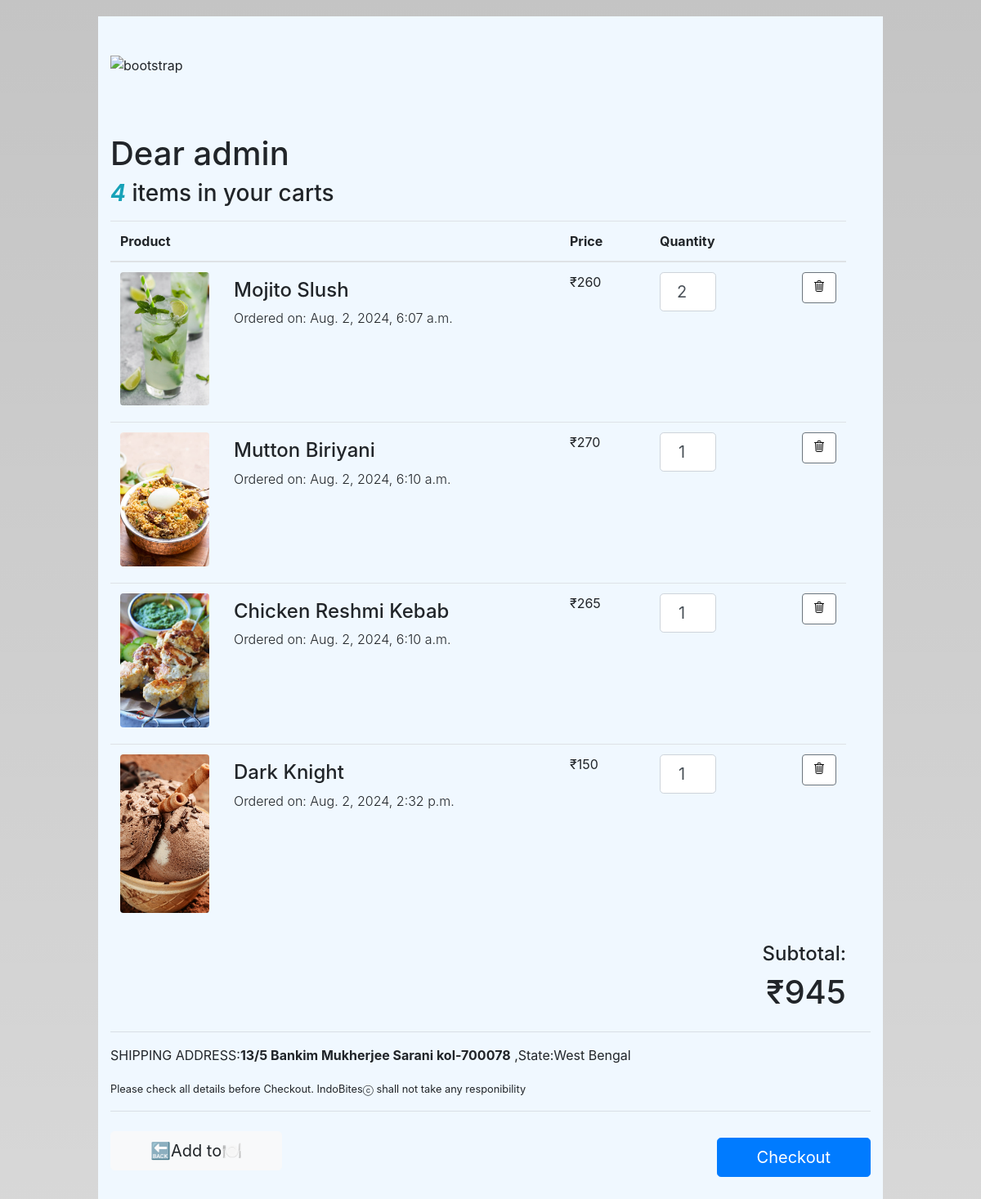
The page /cart (signed in) on the database as committed earlier.
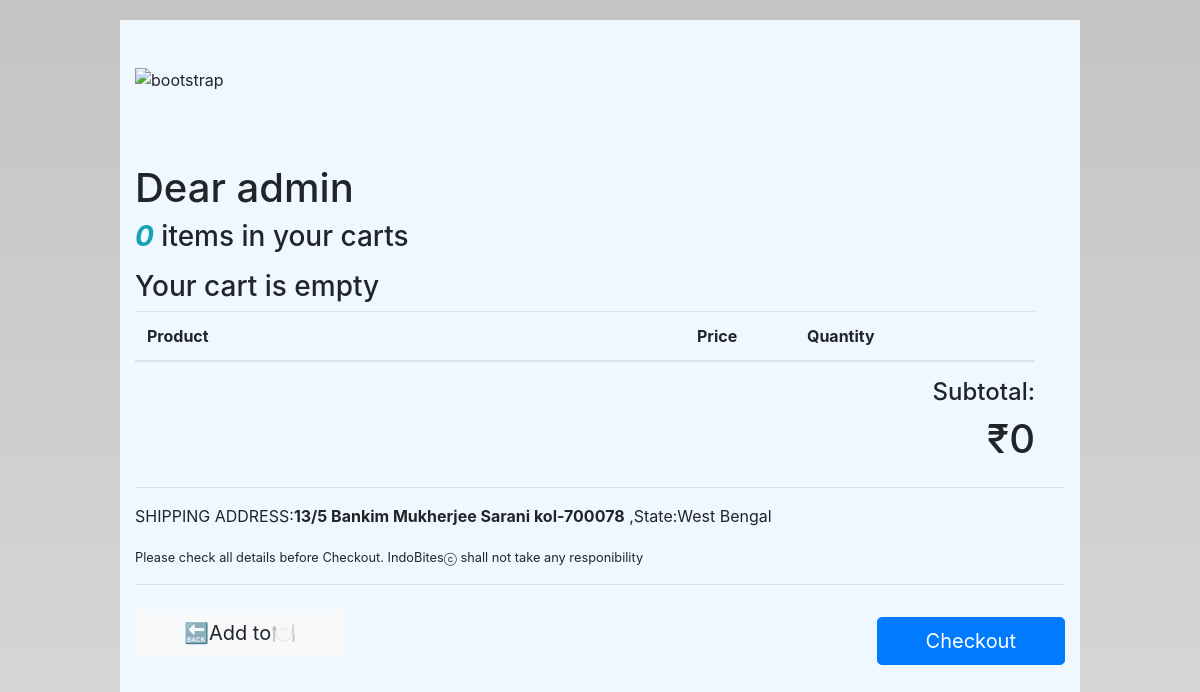
The same page on the database as committed later.
### bongapp/models.py (models this page shows, shortened)
class OrderModel(models.Model):
    status_choices = (
        (1, 'Not Packed'),
        (2, 'Ready'),
        (3, 'Delivered')
    )
    created_on=models.DateTimeField(auto_now_add=True)
    price=models.IntegerField(default=0)
    product = models.ForeignKey(Product,
                                on_delete=models.CASCADE,default=0)
    customer = models.ForeignKey(User,
                                 on_delete=models.CASCADE,default=0)
    quantity = models.IntegerField(default=1)
    phone = models.CharField(max_length=50, default='', blank=True)
    status = models.IntegerField(choices = status_choices, default=1)
    payment_status = models.BooleanField(default=False)
    stripe_checkout_sessionid=models.CharField(max_length=255, blank=True, null=True)

class Product(models.Model):
    product_id=models.AutoField
    product_name=models.CharField(max_length=100)
    category=models.CharField(max_length=50,default="")
    subcategory=models.CharField(max_length=70,default="spe")
    price=models.IntegerField(default=0)
    oldprice=models.IntegerField(default=330)
    image=models.ImageField(upload_to="shop",default="demo.jpg") # store image
    description=models.CharField(max_length=500)
    pub_date=models.DateField()
    stripe_price_id = models.CharField(max_length=255, blank=True, null=True)
    stripe_product_id=models.CharField(max_length=255,blank=True,null=True)

### bongapp/views.py (the view, shortened to what this page needs)
# urls.py: path("cart",views.cart,name='cart'),
@login_required(login_url='/login')
def cart(request):
      orders=OrderModel.objects.filter(customer=request.user,payment_status=False)
      count=orders.count() #count number of orders
      sum=0
      for ord in orders:
          sum+=ord.price
      return render(request, 'cart.html', {'orders': orders, 'count': count, 'value': request.user.username, 'sum': sum})

### templates/Cart.html (shortened to what the changed rows need)
{% load static %}
<!DOCTYPE html>
<html lang="en">
<head>
    <link rel="stylesheet" href="https://cdn.jsdelivr.net/npm/bootstrap@4.0.0/dist/css/bootstrap.min.css"
>
    <link rel='stylesheet' href='https://cdnjs.cloudflare.com/ajax/libs/font-awesome/4.7.0/css/font-awesome.min.css'>
</head>
<body>
    <div style="width:80%; height:80%; background-color: aliceblue; margin:auto; ">
        <section class="pt-5 pb-5">
            <div class="container">
                <div class="row w-100">
                    <div class="col-lg-12 col-md-12 col-12">
                        <p class="mb-5 text-center">
                        <h1>Dear {{value}}</h1>
                        <h3> <i class="text-info font-weight-bold">{{count}}</i> items in your cart{{count|pluralize}}
                            </p>
                        <table id="shoppingCart" class="table table-condensed table-responsive">
                            <thead>
                                <tr>
                                    <th style="width:60%">Product</th>
                                    <th style="width:12%">Price</th>
                                    <th style="width:10%">Quantity</th>
                                    <th style="width:16%"></th>
                                </tr>
                            </thead>
                            <tbody>
                                {% for order in orders %}
                                <tr>
                                    <td data-th="Product">
                                        <div class="row">
                                            <div class="col-md-3 text-left">
                                                <img src="{{order.product.image.url}}" alt="Product image"
                                                    class="img-fluid d-none d-md-block rounded mb-2 shadow ">
                                            </div>
                                            <div class="col-md-9 text-left mt-sm-2">
                                                <h4>{{order.product.product_name}}</h4>
                                                <p class="font-weight-light">Ordered on: {{ order.created_on }}</p>
                                            </div>
                                        </div>
                                    </td>
                                    <td data-th="Price">₹{{order.price}}</td>
                                    <form action='cart' method="POST">
                                        <td data-th="Quantity">
                                            <input type="number" name="quantity"
                                                class="form-control form-control-lg text-center"
                                                value="{{order.quantity}}" onchange="this.form.submit();">
                                        </td>
                                    </form>
                                    <form action="cart" method="POST">
                                        <td class="actions" data-th="">
                                            <div class="text-right">
                                                <button class="btn btn-white border-secondary bg-white btn-md mb-2"
                                                    type="submit">
                                                    <ion-icon name="trash-outline"></ion-icon>
                                                </button>
                                            </div>
                                        </td>
                                    </form>
                                </tr>
                                {% empty %}
                                <h3>Your cart is empty</h3>
                                {% endfor %}
                            </tbody>
                        </table>
                        <div class="float-right text-right">
                            <h4>Subtotal:</h4>
                            <h1>₹{{sum}}</h1>
                        </div>
                    </div>
                </div>
            </div>
        </section>
    </div>
</body>
</html>

Rows that differ between the two databases and show on the page:
no longer on this page (row edited): OrderModel: product.image (picture), product.product_name "Mojito Slush", created_on "Aug. 2, 2024, 6:07 a.m.", price "260", quantity "2"
no longer on this page (row edited): OrderModel: product.image (picture), product.product_name "Mutton Biriyani", created_on "Aug. 2, 2024, 6:10 a.m.", price "270", quantity "1"
no longer on this page (row edited): OrderModel: product.image (picture), product.product_name "Chicken Reshmi Kebab", created_on "Aug. 2, 2024, 6:10 a.m.", price "265", quantity "1"
no longer on this page (row edited): OrderModel: product.image (picture), product.product_name "Dark Knight", created_on "Aug. 2, 2024, 2:32 p.m.", price "150", quantity "1"
Other text that changed with them:
{{ count }}: "4" → "0"
{{ sum }}: "945" → "0"
text now shown: "Your cart is empty"
